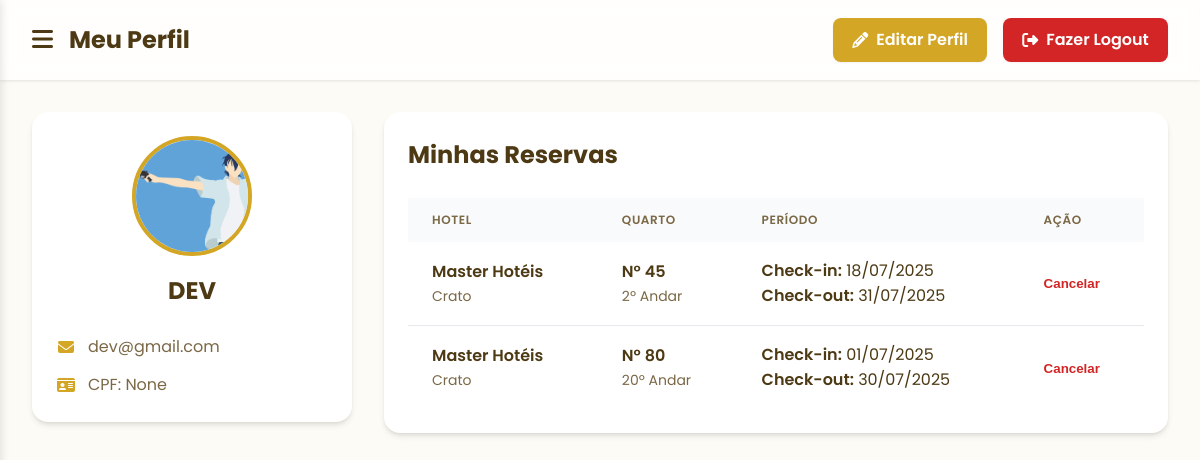
/perfil_usuario (signed in), run on the app's committed database.
### tables this page shows
CREATE TABLE hoteis
(
    id_hotel INTEGER PRIMARY KEY AUTOINCREMENT,
    nome TEXT,
    cidade TEXT,
    bairro TEXT,
    rua TEXT,
    numero INTEGER,
    cnpj INTEGER,
    email TEXT,
    senha TEXT,
    foto TEXT

, background text, chave_pix text);

CREATE TABLE quartos 
(
    id_quarto INTEGER PRIMARY KEY AUTOINCREMENT,
    andar TEXT,
    numero_quarto TEXT,
    preco REAL,
    imagem TEXT,
    id_hotel INTEGER, descricao TEXT,
    FOREIGN KEY (id_hotel) REFERENCES hoteis(id_hotel)
);

### routes/route_usuario.py (the view)
@usuario_bp.route("/perfil_usuario", methods=['GET','POST'])
def perfil_usuario():
    if 'usuario' not in session:
        return redirect(url_for('usuario.cadastro_usuario'))
    else:
        usuario = session['usuario']
        reserva_model = ReservaModel(id_usuario=usuario['id'])
        reservas = reserva_model.buscar_por_reservas()
        reservas_detalhadas = []
        for i, reserva in enumerate(reservas):
            id_quarto = reserva['id_quarto']
            quarto_model = QuartoModel(id_quarto=reserva['id_quarto'])
            quarto = quarto_model.buscar_por_quarto()
            hotel_model = HotelModel(id_hotel=quarto['id_hotel'])
            hotel = hotel_model.buscar_por_hotel()
            listacheckin = reservas[i]["data_checkin"].split("-")
            listacheckout = reservas[i]["data_checkout"].split("-")
            strcheckin = listacheckin[2] + "/" + listacheckin[1] + "/" + listacheckin[0]
            strcheckout = listacheckout[2] + "/" + listacheckout[1] + "/" + listacheckout[0]
            conversao1 = datetime.strptime(strcheckin, "%d/%m/%Y")
            conversao2 = datetime.strptime(strcheckout, "%d/%m/%Y")
            diferenca = conversao2 - conversao1
            tempo_estadia = diferenca.days
            del listacheckin
            del listacheckout
            reservas_detalhadas.append({
                'reserva': reserva,
                'quarto': quarto,
                'hotel': hotel,
                'checkin' : strcheckin,
                'checkout' : strcheckout
            })
        return render_template('/usuario/perfil_usuario.html', usuario=usuario, reservas=reservas_detalhadas)

### models/connect.py (called while the page is built)
    def connect(self):
        self.conn = sqlite3.connect(self.db_name)
        self.conn.row_factory = sqlite3.Row  # Para retornar dicionários
        self.cursor = self.conn.cursor()

    def execute(self, query, params=None):
        if self.conn is None:
            self.connect()
        if params:
            self.cursor.execute(query, params)
        else:
            self.cursor.execute(query)
        return self.cursor

    def fetchall(self):
        return self.cursor.fetchall()

    def fetchone(self):
        return self.cursor.fetchone()

    def close(self):
        if self.conn:
            self.conn.close()
            self.conn = None
            self.cursor = None

### models/hotel_model.py (called while the page is built)
    def buscar_por_hotel(self):
        db = Database()
        db.connect()
        sql = "SELECT * FROM hoteis WHERE id_hotel=?"
        db.execute(sql, (self.id_hotel,))
        hotel = db.fetchone()
        db.close()
        return hotel

### models/quarto_model.py (called while the page is built)
    def buscar_por_quarto(self):
        db = Database()
        db.connect()
        sql = "SELECT * FROM quartos WHERE id_quarto=?"
        db.execute(sql, (self.id_quarto,))
        quarto = db.fetchone()
        db.close()
        return quarto

### models/reserva_model.py (called while the page is built)
    def buscar_por_reservas(self):
        db = Database()
        db.connect()
        sql = "SELECT * FROM reservas WHERE id_usuario=?"
        db.execute(sql, (self.id_usuario,))
        reservas = db.fetchall()
        db.close()
        return reservas

### templates/usuario/perfil_usuario.html (shortened to what this page needs)
<!DOCTYPE html>
<html lang="pt-BR">
<head>
  <link rel="stylesheet" href="/static/estilos/perfil_dados.css">
  <link rel="stylesheet" href="https://cdnjs.cloudflare.com/ajax/libs/font-awesome/6.5.1/css/all.min.css">
</head>
<body>
  <div class="page-wrapper">
    <header class="header">
      <div class="header-content">
        <div class="header-left">
          <button class="menu-btn" onclick="toggleSidebar()">
            <i class="fas fa-bars"></i>
          </button>
          <h1>Meu Perfil</h1>
        </div>
        <div class="header-right">
           <a href="/editar_perfil_usuario" class="btn btn-edit">
              <i class="fas fa-pencil-alt"></i>
              <span>Editar Perfil</span>
            </a>
            <a href="/sair" class="btn btn-logout">
              <i class="fas fa-sign-out-alt"></i>
              <span>Fazer Logout</span>
            </a>
        </div>
      </div>
    </header>
    <main class="main-content">
      <div class="grid-layout">
        <div class="profile-column">
          <section class="card profile-card">
            <div class="profile-photo-wrapper">
              <img src="{{ url_for('static', filename=usuario.imagem) }}" alt="Foto do usuário" class="profile-photo">
            </div>
            <h2 class="profile-name">{{session['usuario']['nome']}}</h2>
            <div class="profile-info">
              <p><i class="fa-solid fa-envelope"></i> <span>{{session['usuario']['email']}}</span></p>
              <p><i class="fa-solid fa-id-card"></i> <span>CPF: {{session['usuario']['cpf']}}</span></p>
            </div>
          </section>
        </div>
        <div class="reservations-column">
          <section class="card">
            <h2 class="section-title">Minhas Reservas</h2>
            <div class="table-wrapper">
              <table class="reservations-table">
                <thead>
                  <tr>
                    <th>Hotel</th>
                    <th>Quarto</th>
                    <th>Período</th>
                    <th>Ação</th>
                  </tr>
                </thead>
                <tbody>
                  {% if reservas %}
                    {% for item in reservas %}
                      <tr>
                        <td data-label="Hotel">
                          <div class="text-bold">{{ item.hotel.nome }}</div>
                          <div class="text-small">{{ item.hotel.cidade }}</div>
                        </td>
                        <td data-label="Quarto">
                          <div class="text-bold">Nº {{ item.quarto.numero_quarto }}</div>
                          <div class="text-small">{{ item.quarto.andar }}º Andar</div>
                        </td>
                        <td data-label="Período">
                          <div><span class="text-bold">Check-in:</span> {{ item.checkin }}</div>
                          <div><span class="text-bold">Check-out:</span> {{ item.checkout }}</div>
                        </td>
                        <td data-label="Ação">
                          <form action="/cancelar_reserva" method="post" class="form-cancel">
                            <button type="submit" class="btn-cancel">Cancelar</button>
                          </form>
                        </td>
                      </tr>
                    {% endfor %}
                  {% endif %}
                </tbody>
              </table>
            </div>
          </section>
        </div>
      </div>
    </main>
  </div>
</body>
</html>

### static/estilos/perfil_dados.css (style rules this page uses)
:root { --cor-fundo: #FDFBF5; --cor-fundo-card: #FFFFFF; --cor-primaria: #d3a625; --cor-primaria-hover: #b68b1c; --cor-texto-principal: #4d3a14; --cor-texto-secundario: #7a6846; --cor-perigo: #d32525; --cor-perigo-hover: #b61c1c; --cor-borda: #E5E7EB; --sombra-card: 0 4px 6px -1px rgb(0 0 0 / 0.1), 0 2px 4px -2px rgb(0 0 0 / 0.1); }
* { margin: 0; padding: 0; box-sizing: border-box; }
body { font-family: 'Poppins', sans-serif; background-color: var(--cor-fundo); color: var(--cor-texto-principal); line-height: 1.6; }
.page-wrapper { transition: margin-left 0.3s ease-in-out; }
.header { background-color: rgba(255, 255, 255, 0.8); backdrop-filter: blur(10px); box-shadow: 0 1px 3px rgba(0,0,0,0.1); position: sticky; top: 0; z-index: 990; }
.header-content { display: flex; align-items: center; justify-content: space-between; height: 5rem; padding: 0 2rem; max-width: 1280px; margin: 0 auto; }
.header-left { display: flex; align-items: center; gap: 1rem; }
.header-left h1 { font-size: 1.5rem; font-weight: 700; }
.menu-btn { background: none; border: none; font-size: 1.5rem; cursor: pointer; color: var(--cor-texto-principal); }
.header-right { display: flex; gap: 1rem; }
.btn { display: inline-flex; align-items: center; justify-content: center; gap: 0.5rem; padding: 0.6rem 1.2rem; border: none; border-radius: 8px; font-weight: 600; text-decoration: none; cursor: pointer; transition: background-color 0.2s, box-shadow 0.2s; box-shadow: 0 1px 2px rgba(0,0,0,0.05); }
.btn-edit { background-color: var(--cor-primaria); color: white; }
.btn-logout { background-color: var(--cor-perigo); color: white; }
.btn-cancel { background: none; border: none; color: var(--cor-perigo); font-weight: 600; cursor: pointer; text-decoration: none; }
.main-content { padding: 2rem; max-width: 1280px; margin: 0 auto; }
.grid-layout { display: grid; grid-template-columns: 1fr; gap: 2rem; }
.card { background-color: var(--cor-fundo-card); padding: 1.5rem; border-radius: 1rem; box-shadow: var(--sombra-card); }
.profile-card { text-align: center; }
.profile-photo-wrapper { width: 120px; height: 120px; margin: 0 auto 1rem; }
.profile-photo { width: 100%; height: 100%; border-radius: 50%; object-fit: cover; border: 4px solid var(--cor-primaria); }
.profile-name { font-size: 1.5rem; font-weight: 700; margin-bottom: 1rem; }
.profile-info { text-align: left; margin-top: 1.5rem; display: flex; flex-direction: column; gap: 0.75rem; }
.profile-info p { display: flex; align-items: center; gap: 0.75rem; color: var(--cor-texto-secundario); }
.profile-info i { color: var(--cor-primaria); width: 20px; text-align: center; }
.section-title { font-size: 1.5rem; font-weight: 700; margin-bottom: 1.5rem; }
.table-wrapper { overflow-x: auto; }
.reservations-table { width: 100%; border-collapse: collapse; text-align: left; }
.reservations-table thead { background-color: #f9fafb; }
.reservations-table th { padding: 0.75rem 1.5rem; font-size: 0.75rem; text-transform: uppercase; letter-spacing: 0.05em; color: var(--cor-texto-secundario); font-weight: 600; }
.reservations-table tbody tr { border-bottom: 1px solid var(--cor-borda); }
.reservations-table tbody tr:last-child { border-bottom: none; }
.reservations-table td { padding: 1rem 1.5rem; vertical-align: middle; }
.text-bold { font-weight: 600; color: var(--cor-texto-principal); }
.text-small { font-size: 0.875rem; color: var(--cor-texto-secundario); }
.form-cancel { margin: 0; }
@media (min-width: 768px) { .grid-layout { grid-template-columns: 320px 1fr; } }

### data on the page
hoteis: hotel.nome "Master Hotéis" "Master Hotéis", hotel.cidade "Crato" "Crato"
quartos: quarto.numero_quarto "45", quarto.andar "2"
quartos: quarto.numero_quarto "80", quarto.andar "20"

### other printed values
{{ session['usuario']['nome'] }} "DEV"
{{ session['usuario']['email'] }} "dev@gmail.com"
{{ session['usuario']['cpf'] }} "None"
{{ item.checkin }} "18/07/2025" "01/07/2025"
{{ item.checkout }} "31/07/2025" "30/07/2025"
